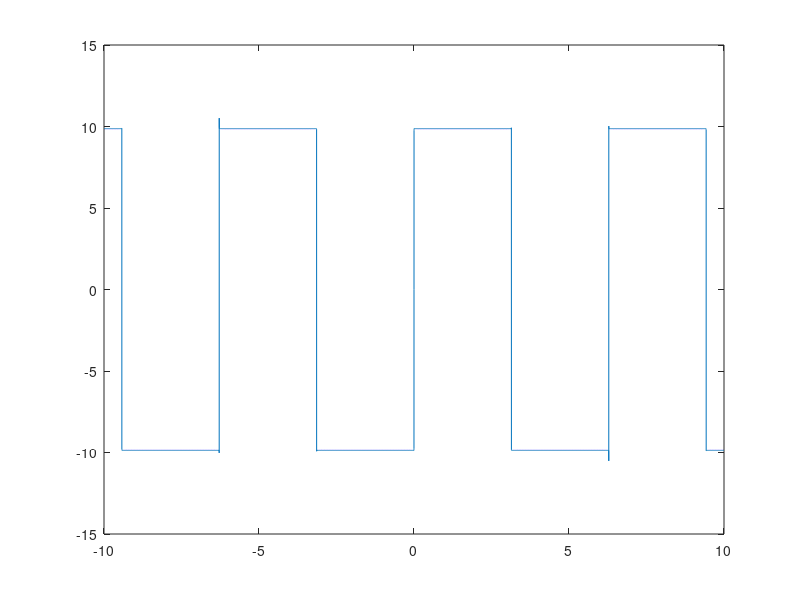

Reproduce this figure in MATLAB.
% Limpar variáveis, figuras e console
clear all; 
close all; 
clc;

% Definir vetor de tempo
t = -10:0.001:10;

% Definir frequência fundamental
w0 = 1; % rad/s

% Definir amplitude do sinal
A = 1;

% Gerar onda quadrada
x = A * square(w0*t);

% Plotar a onda quadrada em função do tempo
plot(t, x);
xlabel('Tempo');
ylabel('Amplitude');
title('Onda Quadrada');
hold on;

% Calcular e plotar a primeira, terceira e quinta harmônica
X1 = ((-2/pi) .* cos(pi) + (2/pi)) .* sin(w0.*t);
X3 = X1 + (-2/(3*pi) .* cos(3*pi) + 2/(3*pi)) .* sin(3*w0.*t);
X5 = X3 + (-2/(5*pi) .* cos(5*pi) + 2/(5*pi)) .* sin(5*w0.*t);

plot(t, X1);
plot(t, X3);
plot(t, X5);
xlabel('Tempo');
ylabel('Amplitude');
title('Harmônicas da Onda Quadrada');
legend('Onda Quadrada', 'Primeira Harmônica', 'Terceira Harmônica', 'Quinta Harmônica');
grid on;
hold off;

harmn = 0;

for k = 1:50000
    harmn = harmn + (-2/k*pi) * (cos(k*pi) - 1) .*  (sin(k.*t));
end

plot(t,harmn)